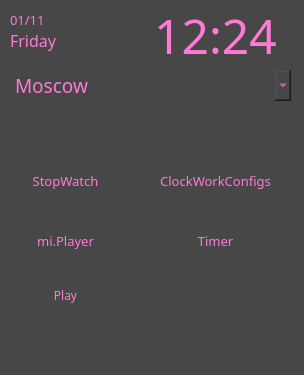
<?xml version="1.0" encoding="UTF-8"?>
<ui version="4.0">
 <class>MainWindow</class>
 <widget class="QMainWindow" name="MainWindow">
  <property name="geometry">
   <rect>
    <x>0</x>
    <y>0</y>
    <width>304</width>
    <height>375</height>
   </rect>
  </property>
  <property name="windowTitle">
   <string>ClockWorkProject</string>
  </property>
  <property name="styleSheet">
   <string notr="true">color: rgb(255, 121, 215);
selection-color: rgb(255, 255, 255);
background-color: rgb(71, 71, 71);
border:0px  solid rgb(255, 121, 215, 10);</string>
  </property>
  <widget class="QWidget" name="centralwidget">
   <widget class="QPushButton" name="play_btn">
    <property name="geometry">
     <rect>
      <x>10</x>
      <y>280</y>
      <width>111</width>
      <height>31</height>
     </rect>
    </property>
    <property name="font">
     <font>
      <family>Segoe UI Light</family>
     </font>
    </property>
    <property name="text">
     <string>Play</string>
    </property>
    <attribute name="buttonGroup">
     <string notr="true">b_cc</string>
    </attribute>
   </widget>
   <widget class="QPushButton" name="sound_settings">
    <property name="geometry">
     <rect>
      <x>10</x>
      <y>220</y>
      <width>111</width>
      <height>41</height>
     </rect>
    </property>
    <property name="font">
     <font>
      <family>Segoe UI Light</family>
      <pointsize>10</pointsize>
     </font>
    </property>
    <property name="text">
     <string>mi.Player</string>
    </property>
    <attribute name="buttonGroup">
     <string notr="true">b_cc</string>
    </attribute>
   </widget>
   <widget class="QLabel" name="c_time">
    <property name="geometry">
     <rect>
      <x>140</x>
      <y>10</y>
      <width>151</width>
      <height>51</height>
     </rect>
    </property>
    <property name="font">
     <font>
      <family>Segoe UI Light</family>
      <pointsize>36</pointsize>
     </font>
    </property>
    <property name="text">
     <string>12:24</string>
    </property>
    <property name="alignment">
     <set>Qt::AlignCenter</set>
    </property>
   </widget>
   <widget class="QLabel" name="week_day">
    <property name="geometry">
     <rect>
      <x>10</x>
      <y>20</y>
      <width>111</width>
      <height>41</height>
     </rect>
    </property>
    <property name="font">
     <font>
      <family>Segoe UI Light</family>
      <pointsize>12</pointsize>
     </font>
    </property>
    <property name="text">
     <string>Friday</string>
    </property>
   </widget>
   <widget class="QLabel" name="date_month">
    <property name="geometry">
     <rect>
      <x>10</x>
      <y>10</y>
      <width>55</width>
      <height>20</height>
     </rect>
    </property>
    <property name="font">
     <font>
      <family>Segoe UI Light</family>
      <pointsize>10</pointsize>
     </font>
    </property>
    <property name="text">
     <string>01/11</string>
    </property>
   </widget>
   <widget class="QPushButton" name="stopwatch_btn">
    <property name="geometry">
     <rect>
      <x>10</x>
      <y>160</y>
      <width>111</width>
      <height>41</height>
     </rect>
    </property>
    <property name="font">
     <font>
      <family>Segoe UI Light</family>
      <pointsize>10</pointsize>
     </font>
    </property>
    <property name="text">
     <string>StopWatch</string>
    </property>
    <attribute name="buttonGroup">
     <string notr="true">b_cc</string>
    </attribute>
   </widget>
   <widget class="QPushButton" name="cw_confs">
    <property name="geometry">
     <rect>
      <x>140</x>
      <y>160</y>
      <width>151</width>
      <height>41</height>
     </rect>
    </property>
    <property name="font">
     <font>
      <family>Segoe UI Light</family>
      <pointsize>10</pointsize>
     </font>
    </property>
    <property name="text">
     <string>ClockWorkConfigs</string>
    </property>
    <attribute name="buttonGroup">
     <string notr="true">b_cc</string>
    </attribute>
   </widget>
   <widget class="QPushButton" name="t_timer">
    <property name="geometry">
     <rect>
      <x>140</x>
      <y>220</y>
      <width>151</width>
      <height>41</height>
     </rect>
    </property>
    <property name="font">
     <font>
      <family>Segoe UI Light</family>
      <pointsize>10</pointsize>
     </font>
    </property>
    <property name="text">
     <string>Timer</string>
    </property>
    <attribute name="buttonGroup">
     <string notr="true">b_cc</string>
    </attribute>
   </widget>
   <widget class="QComboBox" name="cw_timezone">
    <property name="geometry">
     <rect>
      <x>10</x>
      <y>70</y>
      <width>281</width>
      <height>31</height>
     </rect>
    </property>
    <property name="font">
     <font>
      <family>Segoe UI Light</family>
      <pointsize>14</pointsize>
     </font>
    </property>
    <property name="styleSheet">
     <string notr="true"/>
    </property>
    <item>
     <property name="text">
      <string>Moscow</string>
     </property>
    </item>
    <item>
     <property name="text">
      <string>London</string>
     </property>
    </item>
    <item>
     <property name="text">
      <string>Paris</string>
     </property>
    </item>
    <item>
     <property name="text">
      <string>Vladivostok</string>
     </property>
    </item>
    <item>
     <property name="text">
      <string>Saint Petersburg</string>
     </property>
    </item>
    <item>
     <property name="text">
      <string>Berlin</string>
     </property>
    </item>
    <item>
     <property name="text">
      <string>Tokyo</string>
     </property>
    </item>
    <item>
     <property name="text">
      <string>Riga</string>
     </property>
    </item>
    <item>
     <property name="text">
      <string>Helsinki</string>
     </property>
    </item>
    <item>
     <property name="text">
      <string>Split</string>
     </property>
    </item>
   </widget>
  </widget>
  <widget class="QMenuBar" name="menubar">
   <property name="geometry">
    <rect>
     <x>0</x>
     <y>0</y>
     <width>304</width>
     <height>26</height>
    </rect>
   </property>
  </widget>
  <widget class="QStatusBar" name="statusbar"/>
 </widget>
 <resources/>
 <connections/>
 <buttongroups>
  <buttongroup name="b_cc"/>
 </buttongroups>
</ui>
